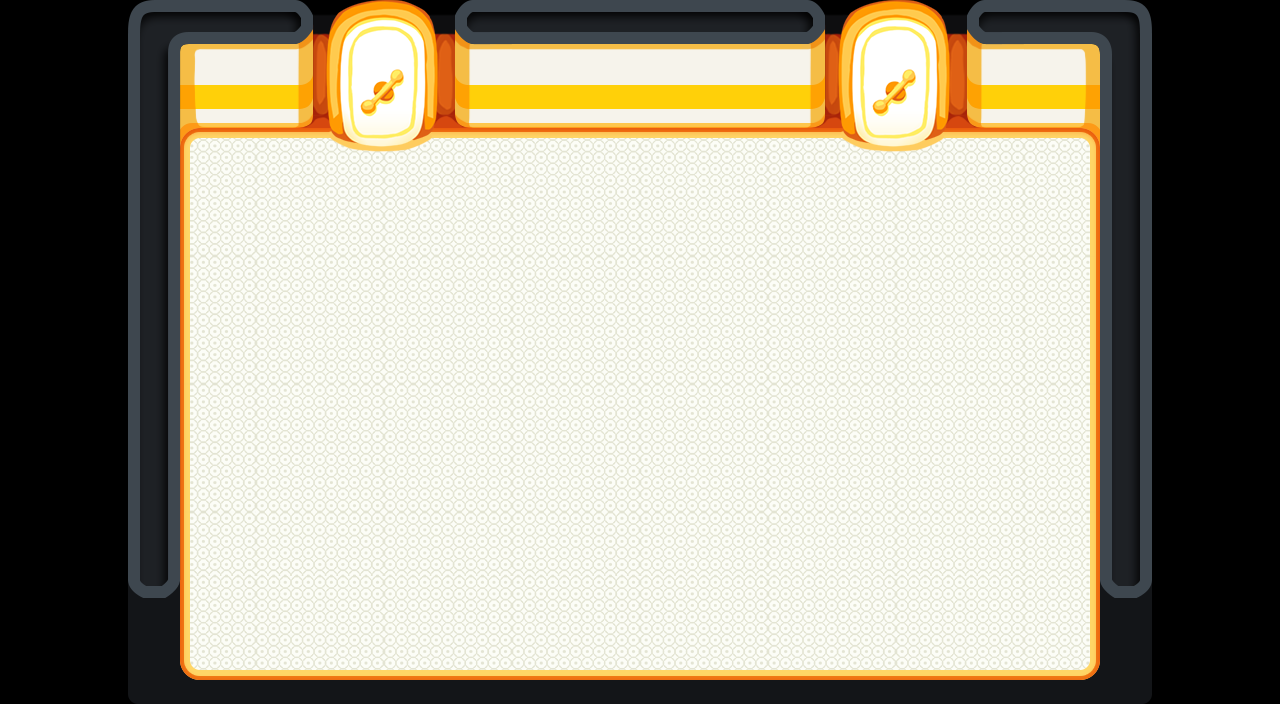

This is a level from a 2D game, rendered from its Tiled map with the project's own tilesets. A one-line summary and the complete map file follow:
An orthogonal 20x11 tile map with 64x64 px tiles, 1 tile layer (Tile Layer 1), 1 hidden layer not drawn, 2 tilesets.

<map version="1.0" orientation="orthogonal" renderorder="right-down" width="20" height="11" tilewidth="64" tileheight="64" nextobjectid="1">
 <tileset firstgid="1" name="Collision" tilewidth="64" tileheight="64">
  <image source="../img/collision.png" width="64" height="64" />
 </tileset>
 <tileset firstgid="2" name="Ship-Tileset" tilewidth="64" tileheight="64">
  <image source="../img/Ship-Tileset.png" width="768" height="384" />
 </tileset>
 <layer name="Tile Layer 1" width="20" height="11">
  <data encoding="csv">
0,0,2,3,10,11,12,13,4,5,4,5,10,11,12,13,6,7,0,0,
0,0,14,15,22,23,24,25,16,17,16,17,22,23,24,25,18,19,0,0,
0,0,26,27,34,35,36,37,28,29,28,29,34,35,36,37,30,31,0,0,
0,0,38,39,46,47,48,49,40,41,40,41,46,47,48,49,42,43,0,0,
0,0,32,33,8,9,8,9,8,9,8,9,8,9,8,9,56,57,0,0,
0,0,44,45,20,21,20,21,20,21,20,21,20,21,20,21,68,69,0,0,
0,0,32,33,8,9,8,9,8,9,8,9,8,9,8,9,56,57,0,0,
0,0,44,45,20,21,20,21,20,21,20,21,20,21,20,21,68,69,0,0,
0,0,32,33,8,9,8,9,8,9,8,9,8,9,8,9,56,57,0,0,
0,0,50,51,52,53,52,53,52,53,52,53,52,53,52,53,54,55,0,0,
0,0,62,63,64,65,64,65,64,65,64,65,64,65,64,65,66,67,0,0
</data>
 </layer>
 <layer name="Collision" width="20" height="11" visible="0">
  <data encoding="csv">
0,0,1,1,1,1,1,1,1,1,1,1,1,1,1,1,1,1,0,0,
0,0,1,1,1,1,1,1,1,1,1,1,1,1,1,1,1,1,0,0,
0,0,1,0,0,0,0,0,0,0,0,0,0,0,0,0,0,1,0,0,
0,0,1,0,0,0,0,0,0,0,0,0,0,0,0,0,0,1,0,0,
0,0,1,0,0,0,0,0,0,0,0,0,0,0,0,0,0,1,0,0,
0,0,1,0,0,0,0,0,0,0,0,0,0,0,0,0,0,1,0,0,
0,0,1,0,0,0,0,0,0,0,0,0,0,0,0,0,0,1,0,0,
0,0,1,0,0,0,0,0,0,0,0,0,0,0,0,0,0,1,0,0,
0,0,1,0,0,0,0,0,0,0,0,0,0,0,0,0,0,1,0,0,
0,0,1,0,0,0,0,0,0,0,0,0,0,0,0,0,0,1,0,0,
0,0,1,0,0,0,0,0,0,0,0,0,0,0,0,0,0,1,0,0
</data>
 </layer>
</map>
